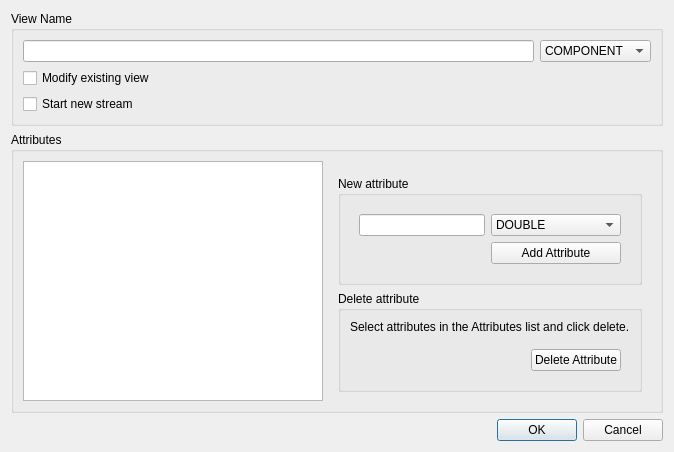
<?xml version="1.0" encoding="UTF-8"?>
<ui version="4.0">
 <class>GUICreateNewView</class>
 <widget class="QDialog" name="GUICreateNewView">
  <property name="geometry">
   <rect>
    <x>0</x>
    <y>0</y>
    <width>674</width>
    <height>452</height>
   </rect>
  </property>
  <property name="windowTitle">
   <string>Dialog</string>
  </property>
  <layout class="QVBoxLayout" name="verticalLayout">
   <item>
    <widget class="QGroupBox" name="groupBox_2">
     <property name="title">
      <string>View Name</string>
     </property>
     <layout class="QGridLayout" name="gridLayout">
      <item row="0" column="0">
       <widget class="QLineEdit" name="viewName"/>
      </item>
      <item row="0" column="1">
       <widget class="QComboBox" name="viewType">
        <item>
         <property name="text">
          <string>COMPONENT</string>
         </property>
        </item>
        <item>
         <property name="text">
          <string>NODE</string>
         </property>
        </item>
        <item>
         <property name="text">
          <string>EDGE</string>
         </property>
        </item>
        <item>
         <property name="text">
          <string>FACE</string>
         </property>
        </item>
        <item>
         <property name="text">
          <string>SUBSYSTEM</string>
         </property>
        </item>
        <item>
         <property name="text">
          <string>RASTERDATA</string>
         </property>
        </item>
       </widget>
      </item>
      <item row="1" column="0">
       <widget class="QCheckBox" name="checkBox_modifyStream">
        <property name="text">
         <string>Modify existing view</string>
        </property>
        <property name="checked">
         <bool>false</bool>
        </property>
        <property name="tristate">
         <bool>false</bool>
        </property>
       </widget>
      </item>
      <item row="2" column="0">
       <widget class="QCheckBox" name="checkBox_startNewStream">
        <property name="text">
         <string>Start new stream</string>
        </property>
       </widget>
      </item>
     </layout>
    </widget>
   </item>
   <item>
    <widget class="QGroupBox" name="groupBox">
     <property name="title">
      <string>Attributes</string>
     </property>
     <layout class="QGridLayout" name="gridLayout_2">
      <item row="0" column="0">
       <widget class="QListWidget" name="attributeList"/>
      </item>
      <item row="0" column="1">
       <widget class="QWidget" name="widget" native="true">
        <layout class="QVBoxLayout" name="verticalLayout_2">
         <item>
          <spacer name="verticalSpacer">
           <property name="orientation">
            <enum>Qt::Vertical</enum>
           </property>
           <property name="sizeHint" stdset="0">
            <size>
             <width>20</width>
             <height>40</height>
            </size>
           </property>
          </spacer>
         </item>
         <item>
          <widget class="QGroupBox" name="groupBox_3">
           <property name="title">
            <string>New attribute</string>
           </property>
           <layout class="QGridLayout" name="gridLayout_4">
            <item row="0" column="0">
             <widget class="QWidget" name="widget_2" native="true">
              <layout class="QGridLayout" name="gridLayout_3">
               <item row="0" column="0">
                <widget class="QLineEdit" name="newAttributename"/>
               </item>
               <item row="0" column="1">
                <widget class="QComboBox" name="newAttributeType">
                 <item>
                  <property name="text">
                   <string>DOUBLE</string>
                  </property>
                 </item>
                 <item>
                  <property name="text">
                   <string>STRING</string>
                  </property>
                 </item>
                 <item>
                  <property name="text">
                   <string>TIMESERIES</string>
                  </property>
                 </item>
                 <item>
                  <property name="text">
                   <string>LINK</string>
                  </property>
                 </item>
                 <item>
                  <property name="text">
                   <string>DOUBLEVECTOR</string>
                  </property>
                 </item>
                 <item>
                  <property name="text">
                   <string>STRINGVECTOR</string>
                  </property>
                 </item>
                </widget>
               </item>
               <item row="1" column="1">
                <widget class="QPushButton" name="buttonAddAttribute">
                 <property name="text">
                  <string>Add Attribute</string>
                 </property>
                </widget>
               </item>
              </layout>
             </widget>
            </item>
           </layout>
          </widget>
         </item>
         <item>
          <widget class="QGroupBox" name="groupBox_4">
           <property name="title">
            <string>Delete attribute</string>
           </property>
           <layout class="QGridLayout" name="gridLayout_5">
            <item row="0" column="0">
             <widget class="QLabel" name="label">
              <property name="text">
               <string>Select attributes in the Attributes list and click delete.</string>
              </property>
             </widget>
            </item>
            <item row="1" column="0">
             <widget class="QWidget" name="widget_3" native="true">
              <layout class="QGridLayout" name="gridLayout_6">
               <item row="0" column="1">
                <widget class="QPushButton" name="buttonDeleteAttribute">
                 <property name="text">
                  <string>Delete Attribute</string>
                 </property>
                </widget>
               </item>
               <item row="0" column="0">
                <spacer name="horizontalSpacer">
                 <property name="orientation">
                  <enum>Qt::Horizontal</enum>
                 </property>
                 <property name="sizeHint" stdset="0">
                  <size>
                   <width>40</width>
                   <height>20</height>
                  </size>
                 </property>
                </spacer>
               </item>
              </layout>
             </widget>
            </item>
           </layout>
          </widget>
         </item>
        </layout>
       </widget>
      </item>
     </layout>
    </widget>
   </item>
   <item>
    <widget class="QDialogButtonBox" name="buttonBox">
     <property name="orientation">
      <enum>Qt::Horizontal</enum>
     </property>
     <property name="standardButtons">
      <set>QDialogButtonBox::Cancel|QDialogButtonBox::Ok</set>
     </property>
    </widget>
   </item>
  </layout>
 </widget>
 <resources/>
 <connections>
  <connection>
   <sender>buttonBox</sender>
   <signal>accepted()</signal>
   <receiver>GUICreateNewView</receiver>
   <slot>accept()</slot>
   <hints>
    <hint type="sourcelabel">
     <x>248</x>
     <y>254</y>
    </hint>
    <hint type="destinationlabel">
     <x>157</x>
     <y>274</y>
    </hint>
   </hints>
  </connection>
  <connection>
   <sender>buttonBox</sender>
   <signal>rejected()</signal>
   <receiver>GUICreateNewView</receiver>
   <slot>reject()</slot>
   <hints>
    <hint type="sourcelabel">
     <x>316</x>
     <y>260</y>
    </hint>
    <hint type="destinationlabel">
     <x>286</x>
     <y>274</y>
    </hint>
   </hints>
  </connection>
 </connections>
</ui>
